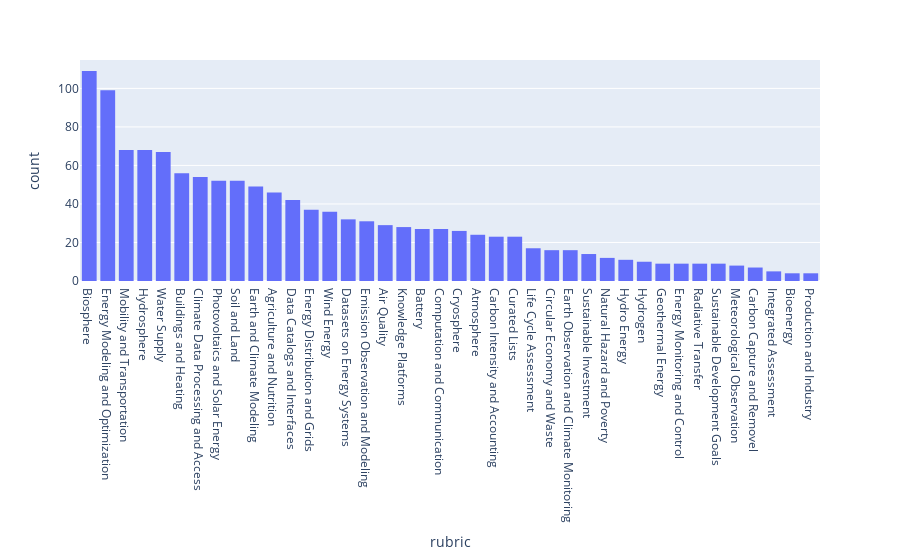

The cell this chart's notebook holds for it:
### Code cell
fig = px.histogram(df, x="rubric").update_xaxes(categoryorder="total descending")
fig.show()

### Figure 1 — Plotly figure (JSON) as saved in the notebook; plotly's stock layout.template omitted (floating-point values rounded to 4 significant figures; data arrays with more than 128 entries replaced by an {"elided": "..."} marker saying what was removed)
{"data": [{"alignmentgroup": "True", "bingroup": "x", "hovertemplate": "rubric=%{x}<br>count=%{y}<extra></extra>", "legendgroup": "", "marker": {"color": "#636efa", "pattern": {"shape": ""}}, "name": "", "offsetgroup": "", "orientation": "v", "showlegend": false, "type": "histogram", "x": {"elided": "1265 str values"}, "xaxis": "x", "yaxis": "y"}], "layout": {"barmode": "relative", "legend": {"tracegroupgap": 0}, "margin": {"t": 60}, "xaxis": {"anchor": "y", "categoryorder": "total descending", "domain": [0, 1], "title": {"text": "rubric"}}, "yaxis": {"anchor": "x", "domain": [0, 1], "title": {"text": "count"}}}}
